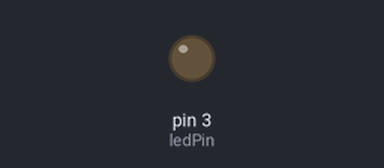
Simulated run of this sketch. Board: Arduino Uno, built with avr-gcc and run on an emulated ATmega328P. Shown: output pins drawn as LEDs (lit = HIGH).

Above: at 0.05 s.
At 0.25 s:
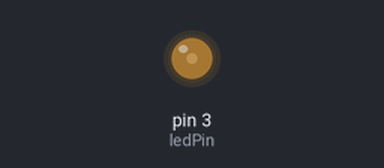
At 0.45 s:
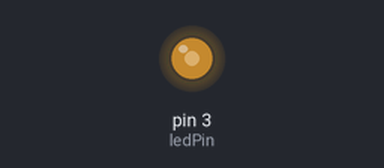
At 0.9 s:
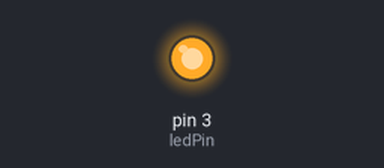
Timing chart, 0 to 3.0 s (numbered marks = the images above):
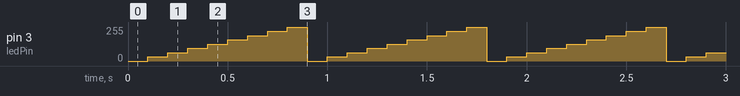

Measured:
- by itself, pin 3 (ledPin): repeats every 0.90 s: 63/255 0.10 s, 95/255 0.10 s, 127/255 0.10 s, 159/255 0.10 s, 191/255 0.10 s, 223/255 0.10 s, 255/255 0.10 s, 0/255 0.10 s, 31/255 0.10 s

The sketch:

fancy-blinky.ino
```cpp
const int ledPin = 3;     // Arduino pin connected to LED

void setup() {
  pinMode(ledPin, OUTPUT);    // set Arduino pin for LED as an output
}

void loop() {
  analogWrite(ledPin, 0);     // set LED off
  delay(100);                // wait 1 second
  analogWrite(ledPin, 31);    // increment LED brightness
  delay(100);                // wait 1 second
  analogWrite(ledPin, 63);    // increment LED brightness
  delay(100);                // wait 1 second
  analogWrite(ledPin, 95);    // increment LED brightness
  delay(100);                // wait 1 second
  analogWrite(ledPin, 127);   // increment LED brightness
  delay(100);                // wait 1 second
  analogWrite(ledPin, 159);   // increment LED brightness
  delay(100);                // wait 1 second
  analogWrite(ledPin, 191);   // increment LED brightness
  delay(100);                // wait 1 second
  analogWrite(ledPin, 223);   // increment LED brightness
  delay(100);                // wait 1 second
  analogWrite(ledPin, 255);   // set LED to brightest
  delay(100);                // wait 1 second
}
```
